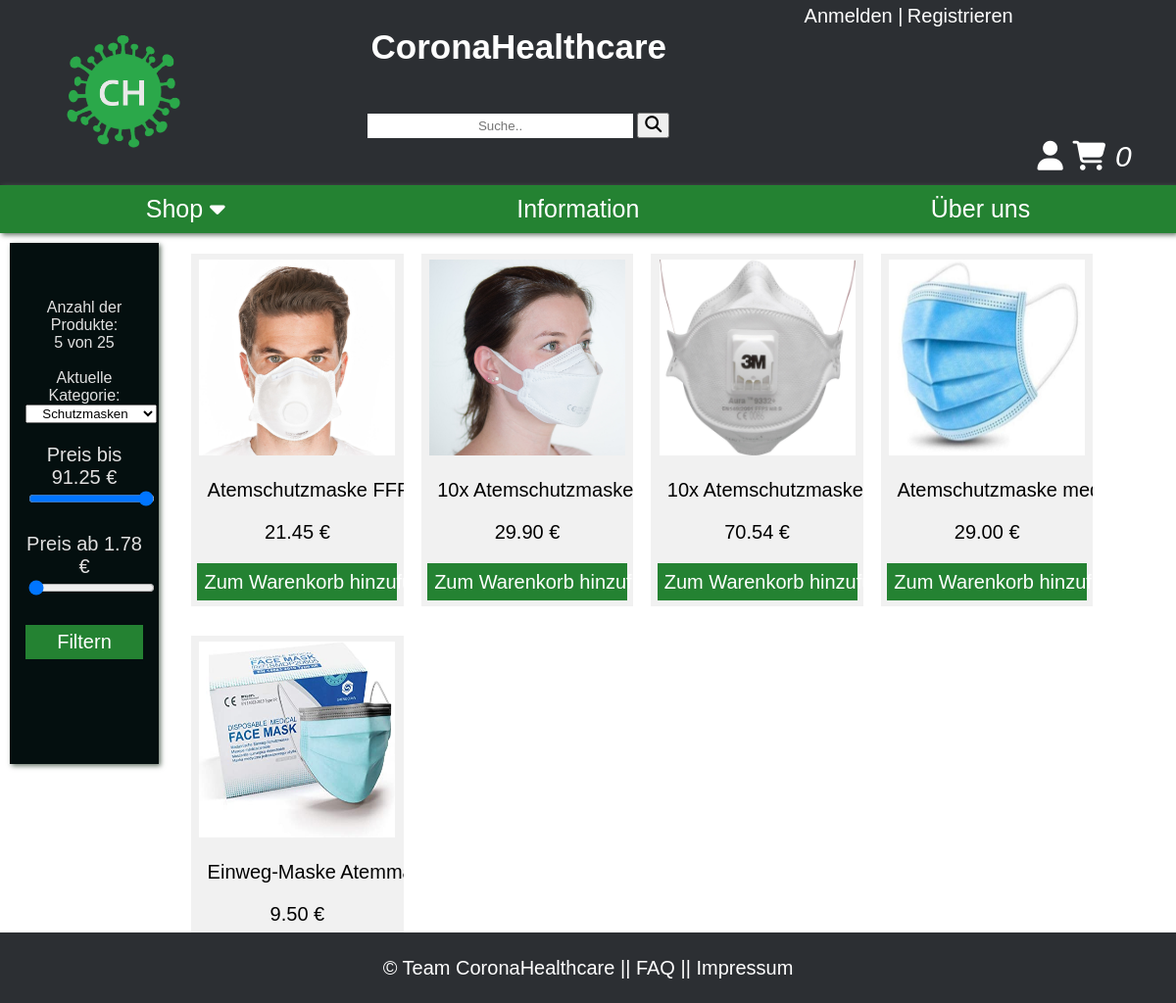
Screenshot of /index.php?c=shop&a=shop&categoryId=1 with the database file from the repository.
### tables this page shows
CREATE TABLE IF NOT EXISTS `product` (
  `id` INT NOT NULL AUTO_INCREMENT,
  `name` VARCHAR(45) NULL,
  `price` DECIMAL(10,2) NULL,
  `description` VARCHAR(255) NULL DEFAULT 'Zu diesem Produkt gibt es noch keine Beschreibung.',
  `picturepath` VARCHAR(255) NULL DEFAULT 'Kein Bild angegeben',
  `category_id` INT NOT NULL,
  PRIMARY KEY (`id`),
  INDEX `fk_product_category_idx` (`category_id` ASC),
  CONSTRAINT `fk_product_category1`
    FOREIGN KEY (`category_id`)
    REFERENCES `category` (`id`)
    ON DELETE NO ACTION
    ON UPDATE NO ACTION);

### core/controller.class.php (called while the page is built, shortened)
<?php
class Controller
{
	private $_action = null;
	private $_controllerName = null;
	protected $_params = [];
	public function __construct($action = null, $controllerName = null)
	{
		$this->_action         = $action;
		$this->_controllerName = $controllerName;
	}
	public function renderHTML()
	{
		$viewPath = $this->viewPath($this->_controllerName, $this->_action);
		extract($this->_params);
		$body = '';
		if(file_exists($viewPath))
		{
				include $viewPath;
			$body = ob_get_clean();
		}
		include __DIR__.'/../views/layout.php';
	}
	protected function viewPath($controllerName, $action)
	{
		return __DIR__.'/../views/'.$controllerName.'/'.$action.'.php';
	}
}

### core/_baseModel.class.php (called while the page is built, shortened)
<?php
abstract class BaseModel
{
    public static function tablename()
    {
        $class = get_called_class();
        if(defined($class.'::TABLENAME'))
        {
            return $class::TABLENAME;
        }
        return null;
    }
    public static function find($where = '')
    {
        $db = $GLOBALS['db'];
        $result = null;
        try
        {
            $sql = 'SELECT * FROM ' . self::tablename();
            if(!empty($where))
            {
                $sql .= ' WHERE ' . $where . ';';
            }
            $result = $db->query($sql)->fetchAll();
        }
        catch (PDOException $e)
        {
            die('Select statement failed: ' . $e->getMessage());
        }
        return $result;
    }
    public static function findOne($whereStr = '')
    {
        $results = self::find($whereStr);
        if(count($results) > 0)
        {
            return $results[0];
        }
        return null;
    }
}

### controller/shop_controller.php (called while the page is built, shortened)
<?php
class ShopController extends \app\core\Controller
{
    public function actionShop($categoryId = null, $priceMax = null, $priceMin = null)
    {
        if(isset($_GET['categoryId']))
        {
            $categoryId = $_GET['categoryId'];
        }
        $products = \app\models\Product::find();
        $amountOfAllProducts = count($products);
        $highestPrice = 0;
        foreach ($products as $key=>$product) {
            if ($product['price'] > $highestPrice) {
                $highestPrice = $product['price'] + 1;
            }
        }
        $lowestPrice = 10000;
        foreach ($products as $key=>$product) {
            if ($product['price'] < $lowestPrice) {
                $lowestPrice = $product['price'];
            }
        }
        if(!empty($categoryId))
        {
            $currentCategory = \app\models\Category::findOne('id = ' . $categoryId);
            $filterString = 'category_id = ' .$categoryId;
            $products = \app\models\Product::find($filterString);
        }
        $amountOfFilteredProducts = count($products);
    }
}

### views/shop/shop.php (the view, shortened to what this page needs)
<html>
<!DOCTYPE html>
<html>
<head>
</head>
<body>
        <div class="sidebar">
            <p>
            <form action="index.php?c=shop&a=shop" method="post">
                 Anzahl der Produkte: <br><?= $amountOfFilteredProducts ?> von <?= $amountOfAllProducts ?><br><br>
                 Aktuelle Kategorie:
                <select name="categoryId" id="categoryId">
                    <?php foreach($categories as $category) : ?>
                        <option value="<?=$category['id']?>"
                          <?php
                          if(isset($currentCategory))
                          {
                            if ($category['name'] == $currentCategory)
                            {
                                echo "selected='selected'";
                            }
                          }
                          ?>
                            >
                            <?=$category['name']?>
                        </option>
                    <?php endforeach; ?>
                </select>
                <p>Preis bis <?=$_POST['priceMax'] ?? $highestPrice?> €
                <input name="priceMax" type="range"  min="<?=$lowestPrice?>" max="<?=$highestPrice?>" value="<?=htmlspecialchars($_POST['priceMax'] ?? $highestPrice)?>" class="slider"></p>
                <p>Preis ab <?=$_POST['priceMin'] ?? $lowestPrice?> €
                <input name="priceMin" type="range"  min="<?=$lowestPrice?>" max="<?=$highestPrice?>" value="<?=htmlspecialchars($_POST['priceMin'] ?? $lowestPrice)?>" class="slider"></p>
                <input value="Filtern" type="submit"></input>
            </form>
        </div>
        <div class = "products">
        <?php foreach ($products as $key => $value) : ?>
            <div class="columnShop">
                <div class="productCard">
                <a href="index.php?c=shop&a=product&productID=<?=$products[$key]['id']?>">
                <?php if($products[$key]['picturepath'] != 'Kein Bild angegeben'):  ?>
                    <img class="img" src="assets/<?=$products[$key]['picturepath']?>">
                <?php else : ?>
                    <img class="img" src="assets/Logo.png">
                <?php endif; ?>
                <form action="index.php?c=shop&a=addProduct" method="post">
                <p><?= $products[$key]['name']; ?> </p>
                <p>    <?= $products[$key]['price']; ?> € </p>
                <button>Zum Warenkorb hinzufügen</button>
                </form>
                    </a>
                </div>
            </div>
<?php endforeach; ?>
</div>
</body>
</html>

### index.php (shortened to what this page needs)
<?php
require_once COREPATH.'controller.class.php';
require_once COREPATH.'_baseModel.class.php';
$controllerName = $_GET['c'] ?? 'pages';
$actionName = $_GET['a'] ?? 'start';
$controllerPath = CONTROLLERSPATH.$controllerName.'_controller.php';
if(file_exists($controllerPath))
{
	$controllerClassName = '\\app\\controller\\'.ucfirst($controllerName).'Controller';
	if(class_exists($controllerClassName))
	{
		$controllerInstance = new $controllerClassName($actionName, $controllerName);
		$actionMethodName = 'action'.ucfirst($actionName);
		if(method_exists($controllerInstance, $actionMethodName))
		{
			$controllerInstance->{$actionMethodName}();
		}
		else
		{
			header('Location: index.php?c=pages&a=error404');
		}
	}
	else
	{
		header('Location: index.php?c=pages&a=error404');
	}
}
else
{
	header('Location: index.php?c=pages&a=error404');
}
?>
<!DOCTYPE html>
<html>
<head>
    <link rel="stylesheet" href="assets/styles/style.css">
</head>
<body>
	<?
        $controllerInstance->renderHTML();
    ?>
</body>
</html>

### views/layout.php (shortened to what this page needs)
<html>
<head>
	<link rel="stylesheet" type="text/css" href="../assets/styles/style.css">
</head>
<header>
	<div class="logo"><a href="index.php?a=start"><img src="assets/Logo.png" width="150px" height="150px" alt="Logo"></a></div>
	<div class="center">
		<a href="index.php?a=start">
			<h1>CoronaHealthcare</h1>
		</a>
		<form action="index.php?c=shop&a=shop" method="post">
			<div class="search"><input type="text" name="name" placeholder="Suche.." value="<?= htmlspecialchars($_POST['name'] ?? '') ?>">
				<button type="submit"><i class="fa fa-search"></i></button>
			</div>
		</form>
	</div>
	<div class="login">
		<? if(isset($_SESSION['user'])) : ?>
			<p>Willkommen <?= $_SESSION['user']['firstname'] ?>!
				<a onclick="return confirm('Sind sie sicher, dass Sie sich abmelden möchten?')" href="index.php?c=login&a=logout">| Abmelden</a>
			</p>
			<? else: ?>
			<a href="index.php?c=login&a=login">Anmelden |</a>
			<a href="index.php?c=login&a=register">Registrieren</a>
			<? endif; ?>
		</div>
		<div class="symbol">
			<? if(!isset($_SESSION['user'])) : ?>
			<a href="index.php?c=login&a=login"><i class="fa fa-user"></i></a>
			<? else: ?>
			<a href="index.php?c=pages&a=profile"><i class="fa fa-user"></i></a>
			<? endif; ?>
			<a href="index.php?c=shop&a=shoppingcart"><i class="fa fa-shopping-cart"> </i></a>
			<a> <i title="Produkte im Warenkorb" style="color:white;"><?= isset($_SESSION['shoppingcart']) ? count($_SESSION['shoppingcart']) : '0' ?></i></a>
		</div>
</header>
<nav>
	<div class="dropdown">
		<button class="dropbtn"><a href="index.php?c=shop&a=shop">Shop</a>
			<i class="fa fa-caret-down"></i>
		</button>
	</div>
	<button class="buttonInformation"><a href="index.php?a=information">Information</a></button>
	<button class="buttonUeberUns"><a href="index.php?c=pages&a=about">Über uns</a></button>
</nav>
<body>
	<div class="content-wrap">
		<main>
			<?php echo $body ?>
		</main>
	</div>
	<footer>
		<p>&copy; <a href="index.php?a=start">Team CoronaHealthcare</a> || <a href="index.php?a=help"> FAQ </a> || <a href="index.php?a=impressum"> Impressum</a></p>
	</footer>
</body>
</html>

### assets/styles/style.css (style rules this page uses)
* { text-decoration: none; text-align: center; font-family: Arial, sans-serif; }
body { margin: 0; padding-bottom: 10vh; }
header { display: flex; background: rgb(44, 47, 51); padding: 5px; }
h1 { font-size: 35px; }
a { color: white; }
.center { flex-grow: 2; }
.logo { flex-grow: 0.5; }
.login { flex-grow: 0.125; }
.symbol { flex-grow: 0.25; }
.login p, .login a { font-size: 20px; }
.symbol a { font-size: 30px; }
footer p, .login, .dropbtn { color: rgb(255, 255, 255); }
.logo img { height: 175px; width: 175px; }
.symbol { align-items: flex-end; align-self: flex-end; flex-direction: row; justify-content: space-between; font-size: 35px; padding-right: 2%; padding-bottom: 0.5%; }
nav { display: flex; background-color: rgb(36, 130, 50); justify-content: space-around; overflow: hidden; box-shadow: 2px 2px 5px rgb(103, 117, 105); width: 100%; }
.dropbtn, .buttonInformation, .buttonUeberUns { padding: 10px; font-size: 25px; background-color: rgb(36, 130, 50); border: none; outline: none; transition-duration: 0.3s; cursor: pointer; }
.dropdown { float: left; }
.search input[type=text] { width: 50%; border: none; padding: 5px; }
.search { padding: 4%; }
.search button[type=submit] { font-size: 17px; }
footer { position: fixed; bottom: 0px; display: flex; width: 100%; background: rgb(44, 47, 51); height: 9vh; font-size: 20px; justify-content: center; align-items: center; }
.sidebar { float: left; margin-top: 10px; margin-left: 10px; padding: 1em; box-shadow: 2px 2px 5px rgb(103, 117, 105); background: rgb(4, 15, 15); color: rgb(224, 224, 224); width: 10%; height: 500px; }
.sidebar p { padding: 0.6%; font-size: 20px; }
.columnShop { display: inline; float: left; width: 20%; padding: 1.5%; }
.products { padding-left: 15%; padding-top: 0.5%; }
.productCard { padding: 3%; text-align: center; background-color: #f1f1f1; width: 100%; white-space: nowrap; overflow: hidden; text-overflow: ellipsis; }
.productCard img { width: 200px; height: 200px; }
.productCard p { color: black; font-size: 20px; padding-left: 5%; padding-right: 5%; }
.productCard button, .sidebar input[type=submit] { border: none; outline: 0; padding: 3.5%; color: white; background-color: rgb(36, 130, 50); text-align: center; cursor: pointer; width: 100%; font-size: 20px; transition-duration: 0.3s; }
.sidebar input[type=submit] { padding: 5%; }
input[type=submit] { display: inline-block; border: none; margin: 5px 0 22px 0; padding: 20px; background: rgb(44, 47, 51); color: white; transition-duration: 0.3s; cursor: pointer; font-size: 20px; }

### rows the page displays
product: picturepath (picture), name "Atemschutzmaske…", price "21.45"
product: picturepath (picture), name "10x Atemschutzma…", price "29.90"
product: picturepath (picture), name "10x Atemschutzma…", price "70.54"
product: picturepath (picture), name "Atemschutzmaske…", price "29.00"
product: picturepath (picture), name "Einweg-Maske Ate…", price "9.50"

### other values shown
$amountOfFilteredProducts "5"
$amountOfAllProducts "25"
$_POST['priceMax'] "91.25"
$_POST['priceMin'] "1.78"
form field categoryId "Schutzmasken"
